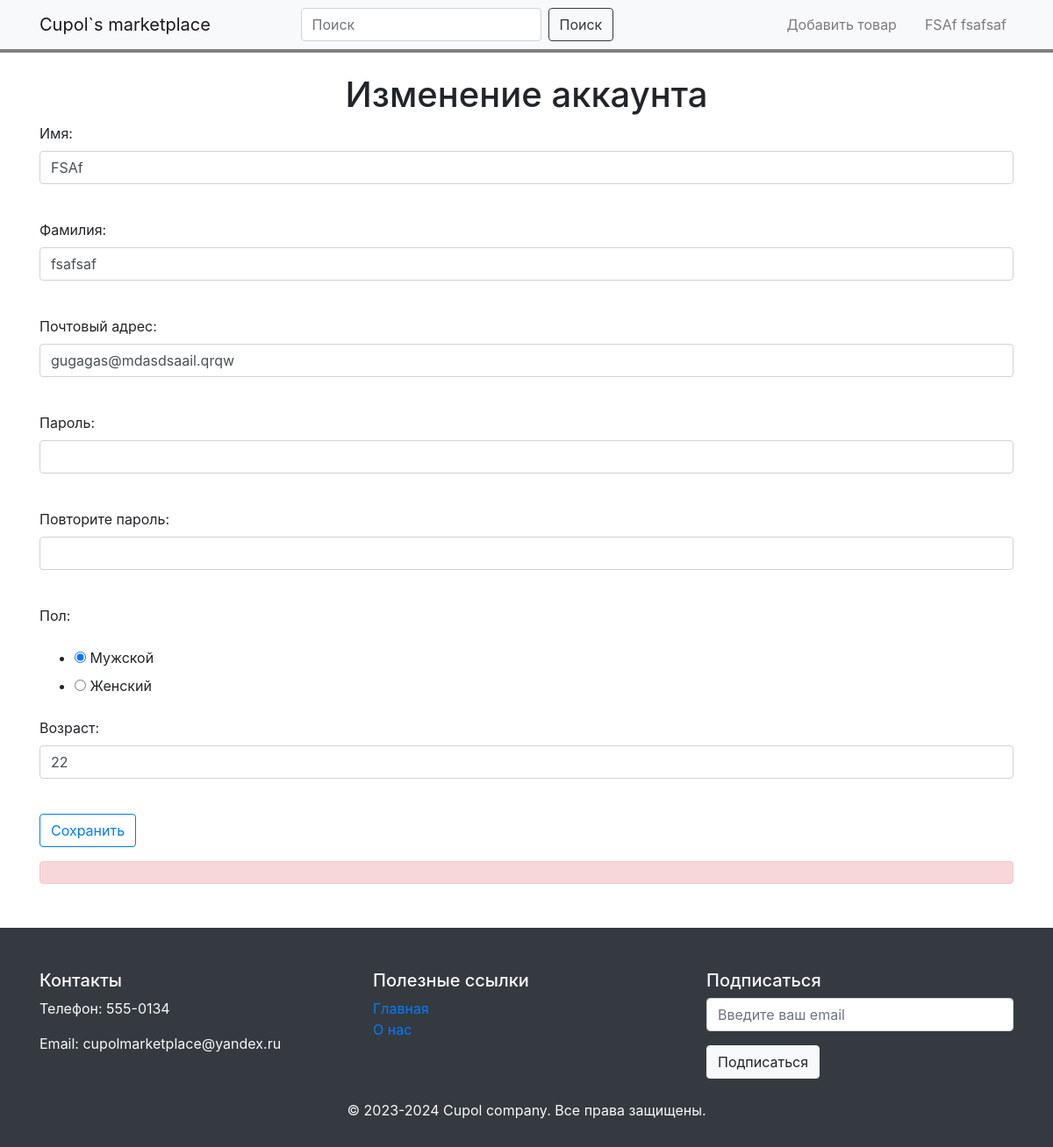
The app's page /account/edit (signed in) with its own data.
### data/user.py (models this page shows)
class User(SqlAlchemyBase, UserMixin , SerializerMixin):
    __tablename__ = 'user'
    id = sqlalchemy.Column(sqlalchemy.Integer, primary_key=True, autoincrement=True)
    type = sqlalchemy.Column(sqlalchemy.String)
    email = sqlalchemy.Column(sqlalchemy.String)
    def get_user(self, db_sess=None):
        if not db_sess:
            db_sess = db_session.create_session()
        return db_sess.query(eval(self.type.capitalize())).get(self.id)

### data/seller.py (models this page shows, shortened)
class Seller(SqlAlchemyBase, UserMixin, SerializerMixin):
    __tablename__ = 'seller'
    id = sqlalchemy.Column(sqlalchemy.Integer, sqlalchemy.ForeignKey("user.id"), primary_key=True)
    name = sqlalchemy.Column(sqlalchemy.String)
    surname = sqlalchemy.Column(sqlalchemy.String)
    email = sqlalchemy.Column(sqlalchemy.String)
    password = sqlalchemy.Column(sqlalchemy.String)
    gender = sqlalchemy.Column(sqlalchemy.String)
    age = sqlalchemy.Column(sqlalchemy.Integer)
    rating = sqlalchemy.Column(sqlalchemy.Float, default=0.0)
    date = sqlalchemy.Column(sqlalchemy.DateTime, default=datetime.datetime.now)
    user = orm.relationship("User")

### main.py (the view, shortened to what this page needs)
@app.route('/account/edit', methods=['GET', 'POST'])
@login_required
def edit_account():
    form = EditForm()
    if request.method == "GET":
        user = current_user.get_user()
        form.name.data = user.name
        form.surname.data = user.surname
        form.email.data = user.email
        form.password.data = user.password
        form.gender.data = user.gender
        form.age.data = user.age
    params = {
        'css_style': url_for('static', filename='css/main_page.css'),
    }
    return render_template('edit.html', title='Изменение аккаунта', form=form, **params)

### forms/edit.py
class EditForm(FlaskForm):
    name = StringField('Имя:', validators=[DataRequired()])
    surname = StringField('Фамилия:', validators=[DataRequired()])
    email = EmailField('Почтовый адрес:', validators=[DataRequired()])
    password = PasswordField('Пароль:', validators=[DataRequired()])
    password_again = PasswordField('Повторите пароль:', validators=[DataRequired()])
    gender = RadioField("Пол:", choices=[("male", "Мужской"), ("female", "Женский")], validators=[DataRequired()])
    age = IntegerField('Возраст:', validators=[DataRequired()])
    submit = SubmitField('Сохранить')

### data/db_session.py (called while the page is built)
def create_session() -> Session:
    global __factory
    return __factory()

### main.py (called while the page is built)
@login_manager.user_loader
def load_user(user_id):
    db_sess = db_session.create_session()
    return db_sess.query(User).get(user_id)

### templates/edit.html (shortened to what this page needs)
{% extends "base.html" %}
{% block content %}
<br>
<div class="container">
    <h1 align="center">Изменение аккаунта</h1>
    <form action="" method="post">
        <p>
            {{ form.name.label }}<br>
            {{ form.name(class="form-control") }}<br>
        </p>
        <p>
            {{ form.surname.label }}<br>
            {{ form.surname(class="form-control") }}<br>
        </p>
        <p>
            {{ form.email.label }}<br>
            {{ form.email(class="form-control", type="email") }}<br>
        </p>
        <p>
            {{ form.password.label }}<br>
            {{ form.password(class="form-control", type="password") }}<br>
        </p>
        <p>
            {{ form.password_again.label }}<br>
            {{ form.password_again(class="form-control", type="password") }}<br>
        </p>
        <p>
            {{ form.gender.label }}<br>
            {{ form.gender(type="radio") }}
        </p>
        <p>
            {{ form.age.label }}<br>
            {{ form.age(class="form-control") }}<br>
        </p>
        <p>{{ form.submit(type="submit", class="btn btn-outline-primary") }}</p>
        <p class="alert alert-danger">{{message}}</p>
    </form>
</div>
{% endblock %}

### templates/base.html (shortened to what this page needs)
<!DOCTYPE html>
<html lang="en" xmlns="http://www.w3.org/1999/html">
<head>
    <link rel="stylesheet" href="{{ css_style }}">
    <link rel="stylesheet" href="https://stackpath.bootstrapcdn.com/bootstrap/4.5.2/css/bootstrap.min.css">
</head>
<body>
<nav class="navbar navbar-expand-lg navbar-light bg-light">
    <div class="container">
        <a class="navbar-brand" href="/">Cupol`s marketplace</a>
        <form class="form-inline mx-auto">
            <input class="form-control mr-sm-2" type="search" id="searchQuery" placeholder="Поиск" aria-label="Search">
            <button class="btn btn-outline-dark my-2 my-sm-0 btn-animated" type="submit" onclick="search(event)">Поиск</button>
        </form>
        {% if current_user.is_authenticated %}
            <ul class="navbar-nav ml-auto">
                <li class="nav-item">
                    {% if current_user.type == "buyer" %}
                        <a class="nav-link custom-cart-btn" href="/cart">Корзина</a>
                    {% elif current_user.type == "seller" %}
                        <a class="nav-link custom-cart-btn" href="/add_product/start">Добавить товар</a>
                    {% elif current_user.type == "admin" %}
                        <a class="nav-link custom-cart-btn" href="/admin">Модерация</a>
                    {% endif %}
                </li>
                <li class="nav-item">
                    <a class="nav-link custom-account-btn" href="/account">{{ current_user.get_user().name }} {{ current_user.get_user().surname }}</a>
                </li>
            </ul>
        {% else %}
            <p>
                <a class="btn btn btn-outline-dark btn-animated" href="/register">Зарегистрироваться</a>
                <a class="btn btn btn-outline-dark btn-animated" href="/login">Войти</a>
            </p>
        {% endif %}
    </div>
</nav>
{% block content %}{% endblock %}
<footer class="footer bg-dark text-light py-5">
    <div class="container">
        <div class="row">
            <div class="col-md-4">
                <h5>Контакты</h5>
                <p>Телефон: 555-0134</p>
                <p>Email: cupolmarketplace@yandex.ru</p>
            </div>
            <div class="col-md-4">
                <h5>Полезные ссылки</h5>
                <ul class="list-unstyled">
                    <li><a href="/">Главная</a></li>
                    <li><a href="/about_us">О нас</a></li>
                </ul>
            </div>
            <div class="col-md-4">
                <h5>Подписаться</h5>
                <form id="subscribeForm">
                    <div class="form-group">
                        <input type="email" class="form-control" id="emailInput" placeholder="Введите ваш email" required>
                    </div>
                    <button type="submit" class="btn btn-light btn-animated" id="subscribeBtn">Подписаться</button>
                </form>
            </div>
        </div>
        <div class="row mt-4">
            <div class="col-md-12 text-center">
                <p>&copy; 2023-2024 Cupol company. Все права защищены.</p>
            </div>
        </div>
    </div>
</footer>

### static/css/main_page.css (style rules this page uses)
.navbar { border-width: 2px; border-bottom: 4px gray solid; }
body { display: flex flex-direction: column; }
.navbar-brand { margin-right: 2rem; }
.custom-cart-btn, .custom-account-btn { margin-left: 1rem; }
.container { padding-left: 0; padding-right: 0; margin-left: 15px; }
footer { height: 250px; margin-top: 50px; }

### records on screen
User: get_user "FSAf", get_user "fsafsaf"
Seller: name "FSAf", surname "fsafsaf", email "gugagas@mdasdsaail.qrqw", gender "☑ Мужской ☐ Женский", age "22"
